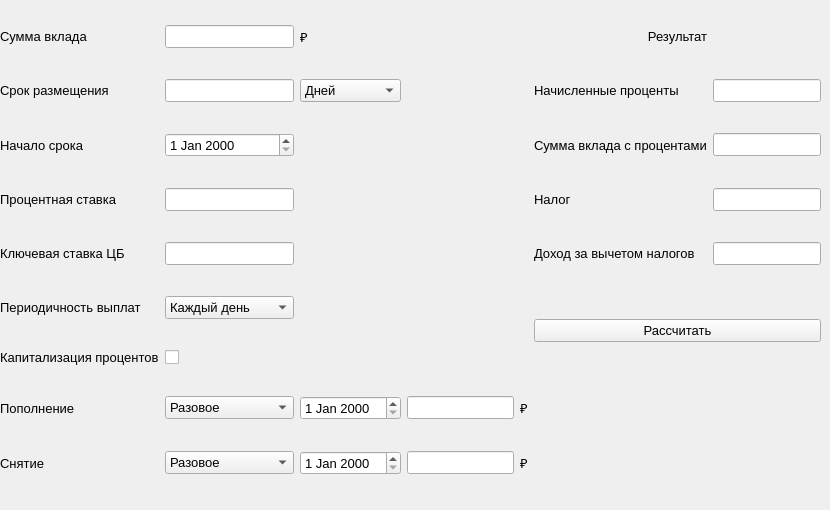
    <widget class="QWidget" name="tab_2">
     <attribute name="title">
      <string>Депозитный калькулятор</string>
     </attribute>
     <widget class="QWidget" name="gridLayoutWidget_3">
      <property name="geometry">
       <rect>
        <x>0</x>
        <y>0</y>
        <width>821</width>
        <height>501</height>
       </rect>
      </property>
      <property name="font">
       <font>
        <family>Segoe UI</family>
        <pointsize>10</pointsize>
       </font>
      </property>
      <layout class="QGridLayout" name="gridLayout_3">
       <item row="7" column="3">
        <widget class="QLineEdit" name="refill_sum">
         <property name="font">
          <font>
           <family>Segoe UI</family>
           <pointsize>10</pointsize>
          </font>
         </property>
         <property name="inputMask">
          <string/>
         </property>
        </widget>
       </item>
       <item row="8" column="1">
        <widget class="QComboBox" name="withdrawal_frequency">
         <property name="font">
          <font>
           <family>Segoe UI</family>
           <pointsize>10</pointsize>
          </font>
         </property>
         <item>
          <property name="text">
           <string>Разовое</string>
          </property>
         </item>
         <item>
          <property name="text">
           <string>Раз в месяц</string>
          </property>
         </item>
         <item>
          <property name="text">
           <string>Раз в 2 месяца</string>
          </property>
         </item>
         <item>
          <property name="text">
           <string>Раз в квартал</string>
          </property>
         </item>
         <item>
          <property name="text">
           <string>Раз в полгода</string>
          </property>
         </item>
         <item>
          <property name="text">
           <string>Раз в год</string>
          </property>
         </item>
        </widget>
       </item>
       <item row="5" column="0">
        <widget class="QLabel" name="label_24">
         <property name="font">
          <font>
           <family>Segoe UI</family>
           <pointsize>10</pointsize>
          </font>
         </property>
         <property name="text">
          <string>Периодичность выплат</string>
         </property>
        </widget>
       </item>
       <item row="8" column="3">
        <widget class="QLineEdit" name="withdrawal_sum">
         <property name="font">
          <font>
           <family>Segoe UI</family>
           <pointsize>10</pointsize>
          </font>
         </property>
        </widget>
       </item>
       <item row="0" column="0">
        <widget class="QLabel" name="label_19">
         <property name="font">
          <font>
           <family>Segoe UI</family>
           <pointsize>10</pointsize>
          </font>
         </property>
         <property name="text">
          <string>Сумма вклада</string>
         </property>
        </widget>
       </item>
       <item row="1" column="2">
        <widget class="QComboBox" name="period_placement_type">
         <property name="font">
          <font>
           <family>Segoe UI</family>
           <pointsize>10</pointsize>
          </font>
         </property>
         <item>
          <property name="text">
           <string>Дней</string>
          </property>
         </item>
         <item>
          <property name="text">
           <string>Месяцев</string>
          </property>
         </item>
         <item>
          <property name="text">
           <string>Лет</string>
          </property>
         </item>
        </widget>
       </item>
       <item row="6" column="0">
        <widget class="QLabel" name="label_25">
         <property name="font">
          <font>
           <family>Segoe UI</family>
           <pointsize>10</pointsize>
          </font>
         </property>
         <property name="text">
          <string>Капитализация процентов</string>
         </property>
        </widget>
       </item>
       <item row="2" column="1">
        <widget class="QDateEdit" name="beginning_term">
         <property name="font">
          <font>
           <family>Segoe UI</family>
           <pointsize>10</pointsize>
          </font>
         </property>
        </widget>
       </item>
       <item row="3" column="0">
        <widget class="QLabel" name="label228">
         <property name="font">
          <font>
           <family>Segoe UI</family>
           <pointsize>10</pointsize>
          </font>
         </property>
         <property name="text">
          <string>Процентная ставка</string>
         </property>
        </widget>
       </item>
       <item row="4" column="1">
        <widget class="QLineEdit" name="central_bank_rate">
         <property name="font">
          <font>
           <family>Segoe UI</family>
           <pointsize>10</pointsize>
          </font>
         </property>
        </widget>
       </item>
       <item row="7" column="1">
        <widget class="QComboBox" name="refill_frequency">
         <property name="font">
          <font>
           <family>Segoe UI</family>
           <pointsize>10</pointsize>
          </font>
         </property>
         <item>
          <property name="text">
           <string>Разовое</string>
          </property>
         </item>
         <item>
          <property name="text">
           <string>Раз в месяц</string>
          </property>
         </item>
         <item>
          <property name="text">
           <string>Раз в 2 месяца</string>
          </property>
         </item>
         <item>
          <property name="text">
           <string>Раз в квартал</string>
          </property>
         </item>
         <item>
          <property name="text">
           <string>Раз в полгода</string>
          </property>
         </item>
         <item>
          <property name="text">
           <string>Раз в год</string>
          </property>
         </item>
        </widget>
       </item>
       <item row="1" column="0">
        <widget class="QLabel" name="label_20">
         <property name="font">
          <font>
           <family>Segoe UI</family>
           <pointsize>10</pointsize>
          </font>
         </property>
         <property name="text">
          <string>Срок размещения</string>
         </property>
        </widget>
       </item>
       <item row="7" column="2">
        <widget class="QDateEdit" name="refill_date">
         <property name="font">
          <font>
           <family>Segoe UI</family>
           <pointsize>10</pointsize>
          </font>
         </property>
        </widget>
       </item>
       <item row="7" column="0">
        <widget class="QLabel" name="label_26">
         <property name="font">
          <font>
           <family>Segoe UI</family>
           <pointsize>10</pointsize>
          </font>
         </property>
         <property name="text">
          <string>Пополнение</string>
         </property>
        </widget>
       </item>
       <item row="2" column="0">
        <widget class="QLabel" name="label_21">
         <property name="font">
          <font>
           <family>Segoe UI</family>
           <pointsize>10</pointsize>
          </font>
         </property>
         <property name="text">
          <string>Начало срока</string>
         </property>
        </widget>
       </item>
       <item row="3" column="1">
        <widget class="QLineEdit" name="percentage_rate_dep">
         <property name="font">
          <font>
           <family>Segoe UI</family>
           <pointsize>10</pointsize>
          </font>
         </property>
        </widget>
       </item>
       <item row="0" column="4">
        <widget class="QLabel" name="label_29">
         <property name="font">
          <font>
           <family>Segoe UI</family>
           <pointsize>10</pointsize>
          </font>
         </property>
         <property name="text">
          <string/>
         </property>
        </widget>
       </item>
       <item row="0" column="1">
        <widget class="QLineEdit" name="deposit_sum">
         <property name="font">
          <font>
           <family>Segoe UI</family>
           <pointsize>10</pointsize>
          </font>
         </property>
        </widget>
       </item>
       <item row="6" column="1">
        <widget class="QCheckBox" name="capitalization_of_percents">
         <property name="font">
          <font>
           <family>Segoe UI</family>
           <pointsize>10</pointsize>
          </font>
         </property>
         <property name="text">
          <string/>
         </property>
        </widget>
       </item>
       <item row="5" column="1">
        <widget class="QComboBox" name="frequency_of_payments">
         <property name="font">
          <font>
           <family>Segoe UI</family>
           <pointsize>10</pointsize>
          </font>
         </property>
         <item>
          <property name="text">
           <string>Каждый день</string>
          </property>
         </item>
         <item>
          <property name="text">
           <string>Каждую неделю</string>
          </property>
         </item>
         <item>
          <property name="text">
           <string>Раз в месяц</string>
          </property>
         </item>
         <item>
          <property name="text">
           <string>Раз в квартал</string>
          </property>
         </item>
         <item>
          <property name="text">
           <string>Раз в полгода</string>
          </property>
         </item>
         <item>
          <property name="text">
           <string>Раз в год</string>
          </property>
         </item>
         <item>
          <property name="text">
           <string>В конце срока</string>
          </property>
         </item>
        </widget>
       </item>
       <item row="1" column="1">
        <widget class="QLineEdit" name="period_placement">
         <property name="font">
          <font>
           <family>Segoe UI</family>
           <pointsize>10</pointsize>
          </font>
         </property>
        </widget>
       </item>
       <item row="8" column="0">
        <widget class="QLabel" name="label_27">
         <property name="font">
          <font>
           <family>Segoe UI</family>
           <pointsize>10</pointsize>
          </font>
         </property>
         <property name="text">
          <string>Снятие</string>
         </property>
        </widget>
       </item>
       <item row="8" column="2">
        <widget class="QDateEdit" name="withdrawal_date">
         <property name="font">
          <font>
           <family>Segoe UI</family>
           <pointsize>10</pointsize>
          </font>
         </property>
        </widget>
       </item>
       <item row="4" column="0">
        <widget class="QLabel" name="label_23">
         <property name="font">
          <font>
           <family>Segoe UI</family>
           <pointsize>10</pointsize>
          </font>
         </property>
         <property name="text">
          <string>Ключевая ставка ЦБ</string>
         </property>
        </widget>
       </item>
       <item row="4" column="5">
        <widget class="QLabel" name="label_33">
         <property name="font">
          <font>
           <family>Segoe UI</family>
           <pointsize>10</pointsize>
          </font>
         </property>
         <property name="text">
          <string>Доход за вычетом налогов</string>
         </property>
        </widget>
       </item>
       <item row="3" column="5">
        <widget class="QLabel" name="label_32">
         <property name="font">
          <font>
           <family>Segoe UI</family>
           <pointsize>10</pointsize>
          </font>
         </property>
         <property name="text">
          <string>Налог</string>
         </property>
        </widget>
       </item>
       <item row="2" column="5">
        <widget class="QLabel" name="label_31">
         <property name="font">
          <font>
           <family>Segoe UI</family>
           <pointsize>10</pointsize>
          </font>
         </property>
         <property name="text">
          <string>Сумма вклада с процентами</string>
         </property>
        </widget>
       </item>
       <item row="1" column="5">
        <widget class="QLabel" name="label_30">
         <property name="font">
          <font>
           <family>Segoe UI</family>
           <pointsize>10</pointsize>
          </font>
         </property>
         <property name="text">
          <string>Начисленные проценты</string>
         </property>
        </widget>
       </item>
       <item row="4" column="6">
        <widget class="QLineEdit" name="income_after_taxes">
         <property name="font">
          <font>
           <family>Segoe UI</family>
           <pointsize>10</pointsize>
          </font>
         </property>
        </widget>
       </item>
       <item row="3" column="6">
        <widget class="QLineEdit" name="tax">
         <property name="font">
          <font>
           <family>Segoe UI</family>
           <pointsize>10</pointsize>
          </font>
         </property>
        </widget>
       </item>
       <item row="2" column="6">
        <widget class="QLineEdit" name="deposit_amount_with_interest">
         <property name="font">
          <font>
           <family>Segoe UI</family>
           <pointsize>10</pointsize>
          </font>
         </property>
        </widget>
       </item>
       <item row="1" column="6">
        <widget class="QLineEdit" name="accrued_interest">
         <property name="font">
          <font>
           <family>Segoe UI</family>
           <pointsize>10</pointsize>
          </font>
         </property>
        </widget>
       </item>
       <item row="0" column="5" colspan="2">
        <widget class="QLabel" name="label_28">
         <property name="font">
          <font>
           <family>Segoe UI</family>
           <pointsize>10</pointsize>
          </font>
         </property>
         <property name="text">
          <string>Результат</string>
         </property>
         <property name="alignment">
          <set>Qt::AlignCenter</set>
         </property>
        </widget>
       </item>
       <item row="5" column="5" rowspan="2" colspan="2">
        <widget class="QPushButton" name="pushButton_calculate_deposit">
         <property name="font">
          <font>
           <family>Segoe UI</family>
           <pointsize>10</pointsize>
          </font>
         </property>
         <property name="text">
          <string>Рассчитать</string>
         </property>
        </widget>
       </item>
       <item row="0" column="2">
        <widget class="QLabel" name="label_34">
         <property name="font">
          <font>
           <family>Segoe UI</family>
           <pointsize>10</pointsize>
          </font>
         </property>
         <property name="text">
          <string>₽</string>
         </property>
        </widget>
       </item>
       <item row="7" column="4">
        <widget class="QLabel" name="label_35">
         <property name="font">
          <font>
           <family>Segoe UI</family>
           <pointsize>10</pointsize>
          </font>
         </property>
         <property name="text">
          <string>₽</string>
         </property>
        </widget>
       </item>
       <item row="8" column="4">
        <widget class="QLabel" name="label_36">
         <property name="font">
          <font>
           <family>Segoe UI</family>
           <pointsize>10</pointsize>
          </font>
         </property>
         <property name="text">
          <string>₽</string>
         </property>
        </widget>
       </item>
       <item row="5" column="3" rowspan="2" colspan="2">
        <widget class="QLabel" name="deposit_error">
         <property name="font">
          <font>
           <family>Segoe UI</family>
           <pointsize>10</pointsize>
          </font>
         </property>
         <property name="text">
          <string/>
         </property>
        </widget>
       </item>
      </layout>
     </widget>
    </widget>
